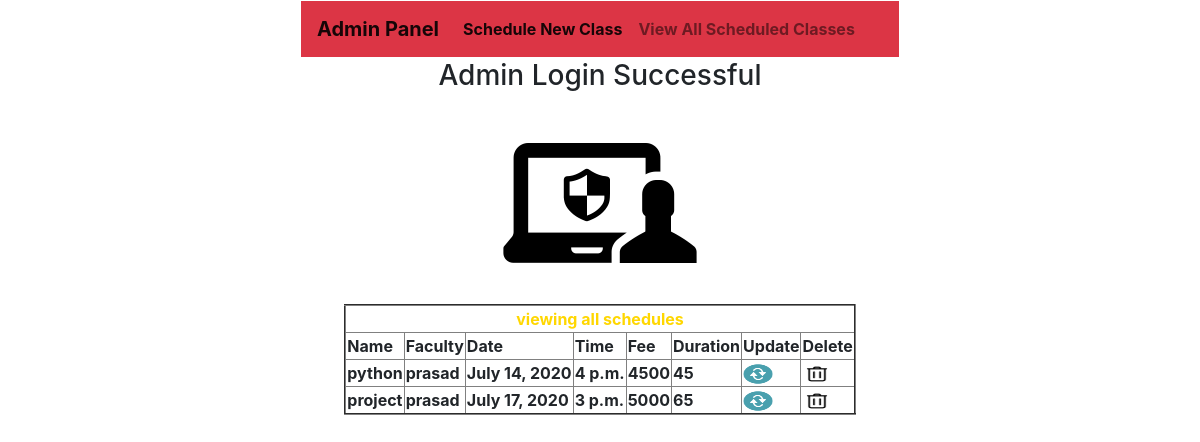
The app's page /viewall/, older data.
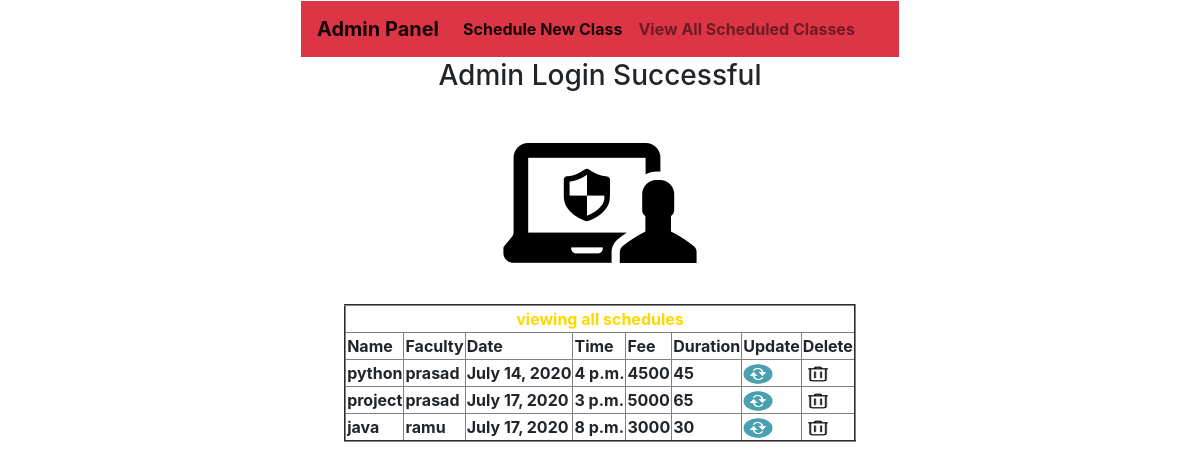
The same page, newer data.
### app1/models.py (models this page shows)
class NesclassModel(models.Model):
    name=models.CharField(max_length=49)
    faculty=models.CharField(max_length=49)
    date = models.DateField()
    time =models.TimeField()
    fee = models.IntegerField()
    duration= models.IntegerField()

### app1/views.py (the view)
# urls.py: path('viewall/',views.viewall,name='viewall'),
def viewall(request):
    data=NesclassModel.objects.all()
    return render(request,'viewall.html',{'data':data})

### templates/viewall.html (shortened to what this page needs)
{% extends 'common.html' %}
{% block common %}
    {% include 'adminmenu.html' %}
    {% load static %}
    <table  border="2" align="center">
    <tr align="center"><th colspan="8" style="color: gold">viewing all schedules</th></tr>
    <tr><th> Name</th>
    <th>Faculty</th>
    <th>Date</th>
        <th>Time</th>
        <th>Fee</th>
       <th>Duration</th>
        <th>Update</th>
    <th>Delete</th></tr>
    {% for x in data %}
        <tr><th>{{ x.name }}</th>
        <th>{{ x.faculty }}</th>
        <th>{{ x.date }}</th>
        <th>{{ x.time }}</th>
            <th>{{ x.fee }}</th>
        <th>{{ x.duration }}</th>
        <th>
            <a href={% url 'update' %}?no={{ x.id }} ><img src="{% static 'images/update.png' %}" width="30px" height="20px">
            </a></th>
        <th>
            <a href="{% url 'delete' %}?del={{ x.id }}">
            <img src='{% static 'images/delete.png' %}' width="30px" height="20px"></a>
        </th>
        </tr>
    {% endfor %}
    </table>
{% endblock %}

### templates/common.html (shortened to what this page needs)
<!doctype html>
<html lang="en">
  <head>
    <link rel="stylesheet" href="https://stackpath.bootstrapcdn.com/bootstrap/4.5.0/css/bootstrap.min.css">
  </head>
  <body>
    {% block common %}
        {% load static %}
    {% endblock %}
  </body>
</html>

### templates/adminmenu.html (shortened to what this page needs)
{% extends 'common.html' %}
{% block common %}
    {% load static %}
    <table align="center" width="600px">
    <tr><th>
        <nav class="navbar navbar-expand-lg navbar-light bg-danger">
  <a class="navbar-brand" href="{% url 'some' %}">Admin Panel</a>
  <div class="collapse navbar-collapse" id="navbarSupportedContent">
    <ul class="navbar-nav mr-auto">
      <li class="nav-item active">
        <a class="nav-link" href="{% url 'newclass' %}">Schedule New Class <span class="sr-only">(current)</span></a>
      </li>
      <li class="nav-item">
        <a class="nav-link" href="{% url 'viewall' %}">View All Scheduled Classes</a>
      </li>
    </ul>
  </div>
    </nav>
    </th></tr>
        <tr>
            <th>
                <h3 style="text-align: center"> Admin Login Successful</h3>
            </th>
        </tr>
    <tr align="center">
        <th >
            <img src="{% static 'images/admin.png' %}">
        </th>
    </tr>
    </table>
{% endblock %}

Row changes from the older to the newer data that the page shows:
added NesclassModel: name "java", faculty "ramu", date "July 17, 2020", time "8 p.m.", fee "3000", duration "30"
